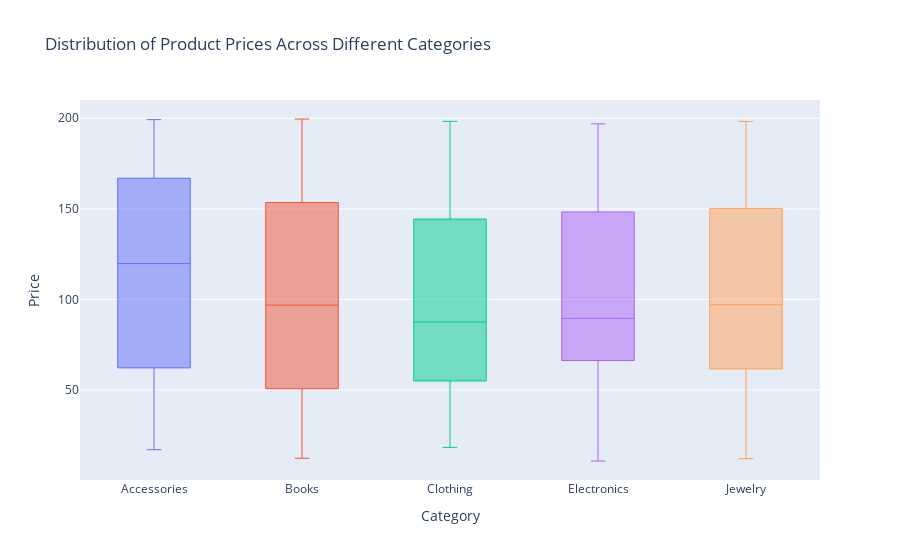

Write notebook code for a chart like this one.
### Markdown cell above
#### Create a box plot visualizing the distribution of product prices across different categories. Add annotations to highlight outliers or interesting patterns in the data.

### Code cell
grouped_data = ecom_data.groupby('category')['price'].apply(list).reset_index()
annotations = []
box_traces = []
for index, row in grouped_data.iterrows():
    category = row['category']
    prices = row['price']
    
    trace = go.Box(
        y=prices,
        name=category,
        boxpoints='outliers',
        jitter=0.5,
        whiskerwidth=0.2,
        marker=dict(
            size=4
        ),
        line=dict(width=1),
    )
    box_traces.append(trace)
    
    outliers = [price for price in prices if price > 1.5 * max(prices)]
    for outlier in outliers:
        annotations.append(dict(x=category, y=outlier, text=f'Outlier: {outlier}', showarrow=True, arrowhead=1, ax=0, ay=-40))

layout = go.Layout(
    title='Distribution of Product Prices Across Different Categories',
    xaxis=dict(title='Category'),
    yaxis=dict(title='Price'),
    showlegend=False,
    annotations=annotations
)

# Create figure
fig = go.Figure(data=box_traces, layout=layout)
fig.show()

### Figure 1 — Plotly figure (JSON) as saved in the notebook; plotly's stock layout.template omitted (floating-point values rounded to 4 significant figures)
{"data": [{"boxpoints": "outliers", "jitter": 0.5, "line": {"width": 1}, "marker": {"size": 4}, "name": "Accessories", "type": "box", "whiskerwidth": 0.2, "y": [80.88, 177.0, 25.86, 48.99, 199.3, 166.9, 21.3, 115.7, 158.8, 121.2, 128.8, 178.8, 84.47, 60.53, 149.2, 136.6, 188.9, 197.2, 43.79, 127.3, 178.9, 41.54, 40.39, 171.9, 100.9, 155.1, 174.4, 114.8, 93.91, 154.4, 182.3, 99.23, 178.4, 17.04, 131.1, 135.8, 31.11, 46.97, 148.7, 144.4, 78.53, 173.8, 118.3, 42.58, 97.76, 88.54, 99.17, 177.5, 36.56, 144.6, 172.5, 131.5, 100.5, 197.7, 165.6, 188.2, 168.1, 37.33, 132.2, 169.2, 72.84, 49.78, 17.48, 114.9, 151.2, 51.25, 114.7, 33.97, 62.21, 90.76]}, {"boxpoints": "outliers", "jitter": 0.5, "line": {"width": 1}, "marker": {"size": 4}, "name": "Books", "type": "box", "whiskerwidth": 0.2, "y": [56.32, 50.34, 153.4, 87.97, 199.6, 59.46, 186.8, 152.1, 120.3, 151.1, 35.68, 48.38, 199.5, 51.78, 169.2, 68.42, 169.4, 160.9, 18.22, 53.19, 101.8, 78.29, 184.2, 135.6, 46.77, 12.31, 159.4, 37.63, 128.7, 195.2, 18.19, 139.8, 76.55, 63.94, 116.7, 146.3, 23.29, 166.7, 131.2, 47.67, 107.2, 96.87, 13.35, 29.37, 115.9, 20.02, 157.4, 60.31, 79.07, 171.3, 71.85, 12.91, 153.5, 22.43, 53.52, 61.15, 172.3, 132.5, 167.7, 144.8, 52.84, 156.0, 26.13]}, {"boxpoints": "outliers", "jitter": 0.5, "line": {"width": 1}, "marker": {"size": 4}, "name": "Clothing", "type": "box", "whiskerwidth": 0.2, "y": [87.59, 38.85, 64.78, 145.6, 44.8, 78.72, 172.9, 26.02, 78.07, 122.9, 72.01, 198.1, 50.1, 55.36, 176.7, 98.64, 54.83, 181.3, 184.7, 163.8, 50.5, 91.36, 55.43, 137.0, 18.32, 36.78, 198.3, 182.2, 41.91, 38.41, 75.35, 178.3, 36.93, 176.1, 76.5, 75.82, 40.3, 42.66, 44.79, 55.49, 68.53, 126.0, 105.4, 92.25, 96.11, 140.8, 55.93, 104.7, 95.08, 101.7, 159.9, 177.6, 131.5, 65.01, 159.3]}, {"boxpoints": "outliers", "jitter": 0.5, "line": {"width": 1}, "marker": {"size": 4}, "name": "Electronics", "type": "box", "whiskerwidth": 0.2, "y": [167.7, 170.8, 169.0, 98.07, 155.1, 137.6, 16.27, 73.72, 192.8, 17.08, 18.92, 39.65, 44.03, 113.3, 16.58, 47.82, 66.26, 61.22, 148.3, 158.1, 136.7, 187.9, 109.1, 52.34, 85.97, 179.9, 128.3, 41.96, 90.22, 10.79, 152.6, 69.12, 70.45, 157.0, 97.76, 136.2, 92.84, 171.3, 77.87, 196.9, 51.16, 68.58, 70.71, 69.83, 84.46, 70.3, 88.9, 127.7, 98.79, 88.89]}, {"boxpoints": "outliers", "jitter": 0.5, "line": {"width": 1}, "marker": {"size": 4}, "name": "Jewelry", "type": "box", "whiskerwidth": 0.2, "y": [65.87, 112.2, 95.13, 177.4, 12.11, 168.7, 198.3, 76.91, 82.61, 75.68, 127.1, 186.8, 31.35, 131.7, 72.4, 150, 121.5, 64.59, 164.3, 35, 180.7, 44.28, 196.6, 101.2, 106.2, 90.96, 42.06, 99.02, 138.9, 17.85, 183.7, 150.2, 75.76, 160.8, 36.94, 53.55, 54.8, 173.5, 181.5, 36.05, 137.7, 70.5, 86.61, 198.3, 38.25, 89.74, 23.29, 158.1, 12.1, 39.14, 198.2, 85.12, 50.68, 122.1, 73.55, 178.4, 61.61, 109.5, 129.9, 75.75, 125, 147.6]}], "layout": {"showlegend": false, "title": {"text": "Distribution of Product Prices Across Different Categories"}, "xaxis": {"title": {"text": "Category"}}, "yaxis": {"title": {"text": "Price"}}}}
